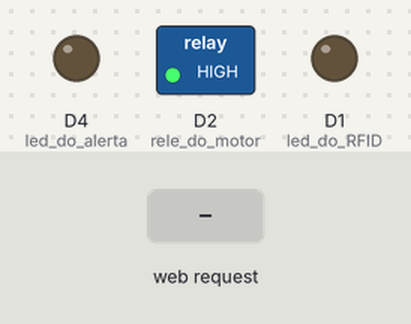
Bench run of a sketch on a simulated ESP8266 (NodeMCU). Parts: switched loads named in the sketch (green lamp = pin HIGH), output pins drawn as LEDs (lit = HIGH). Dashed ring = blinking. The test bench sets the inputs (shaded band). WiFi joins after 1.5 s; servers stay silent unless stated; what the sketch prints to the serial monitor is not drawn.

Above: at 2.7 s.
2.8 s: HTTP request GET /alerta received
At 3.2 s:
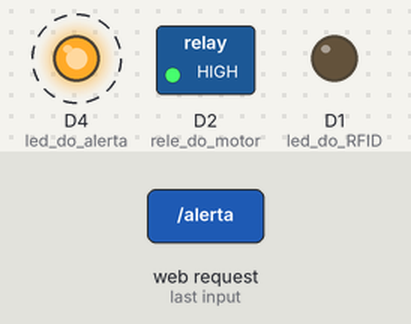
Timing chart, 0 to 13.3 s (numbered marks = the images above; inputs shaded):
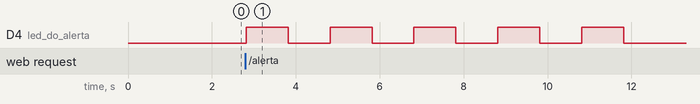

Measured:
- after the input at 2.8 s, D4 (led_do_alerta): alternates HIGH for 1.0 s and LOW for 1.0 s, starting at once

The sketch:

PostHttpClient.ino
```cpp
// ############# LIBRARIES ############### //
#include <SPI.h>
#include <MFRC522.h>
#include <ESP8266WiFi.h>
#include <ESP8266HTTPClient.h>

// ############# ARQUIVOS ############### //
#include "sendMSG.h"
//#include "RFID.h"

// ############# VARIABLES ############### //
#define RST_PIN    D3
#define SS_PIN     D8
#define LED        D1

//Criando o servidor web na porta 80
WiFiServer server(80);

MFRC522 mfrc522(SS_PIN, RST_PIN); // Create MFRC522 instance

//#define SERVER_IP "10.0.1.7:9080" // PC address with emulation on host
#define SERVER_IP "192.168.1.4"

#ifndef STASSID
#define STASSID "VIRUS666"
#define STAPSK  "33264672(!@#)"
#endif

void alert(){
  for(int i = 0; i < 5; i ++){
    digitalWrite(D4,HIGH);
    delay(1000);
    digitalWrite(D4,LOW);
    delay(1000);
  }
}

void setup() {
  Serial.begin(115200);
  SPI.begin();      // Inicia  SPI bus
  mfrc522.PCD_Init();   // Inicia MFRC522
  pinMode(LED_BUILTIN, OUTPUT);
  digitalWrite(LED_BUILTIN, HIGH);//inicia o led interno ligado
  pinMode(D1, OUTPUT);//led do RFID
  pinMode(D4, OUTPUT);//led do alerta
  digitalWrite(D4, LOW);//INICIA COM ELE LIGADO
  pinMode(D2, OUTPUT);//rele do motor
  digitalWrite(D2, HIGH);//INICIA COM ELE DESLIGADO

  Serial.println();
  Serial.println();
  Serial.println();

  WiFi.begin(STASSID, STAPSK);

  while (WiFi.status() != WL_CONNECTED) {
    delay(500);
    Serial.print(".");
  }
  Serial.println("");
  Serial.print("Connected! IP address: ");
  Serial.println(WiFi.localIP());

  //Iniciando SERVER
  server.begin();

  Serial.println("Aproxime o seu cartao do leitor...");
  Serial.println();
}

void loop() {
        webServer();


    // Procura por cartao RFID
      if ( ! mfrc522.PICC_IsNewCardPresent()){
        return;
      }
      // Seleciona o cartao RFID
      if ( ! mfrc522.PICC_ReadCardSerial())
      {
        return;
      }
      //Mostra UID na serial
      Serial.print("UID da tag :");
      String conteudo= "";
      byte letra;
      for (byte i = 0; i < mfrc522.uid.size; i++)
      {
         Serial.print(mfrc522.uid.uidByte[i] < 0x10 ? " 0" : " ");
         Serial.print(mfrc522.uid.uidByte[i], HEX);
         conteudo.concat(String(mfrc522.uid.uidByte[i] < 0x10 ? " 0" : " "));
         conteudo.concat(String(mfrc522.uid.uidByte[i], HEX));
      }
      Serial.println();
      Serial.print("Mensagem : ");
      conteudo.toUpperCase();
      //Serial.println(conteudo.substring(1));
      if (conteudo.substring(1) == "74 71 53 73" || "E2 BA E0 2E") //UID 1 - Cartao
      {
        Serial.println("Liberado !");
        Serial.println();
        digitalWrite(D1, HIGH);     // LIGA LED OU/ ativa rele, abre trava solenoide
        delay(5000);              // DELAY /espera 3 segundos
        digitalWrite(D1, LOW);  // DESlIGA LED OU /desativa rele, fecha  trava solenoide
      }


  sendMSG(conteudo.substring(1));
  delay(10000);


}

    void webServer(){
        //Verificando se o servidor esta pronto.
      WiFiClient client = server.available();
      if (!client) {
        return;
      }
        //Verificando se o servidor recebeu alguma requisicao
      while (!client.available()) {
        delay(1);
      }
        //Obtendo a requisicao vinda do browser
      String req = client.readStringUntil('\r');

      //Sugestao dada por Enrico Orlando
      if(req == "POST /favicon.ico HTTP/1.1"){
          req = client.readStringUntil('\r');
      }

      client.flush();

      //Iniciando o buffer que ira conter a pagina HTML que sera enviada para o browser.
  String buf = "";
  buf += "HTTP/1.1 200 OK\r\nContent-Type: text/html\r\n\r\n<!DOCTYPE HTML>\r\n<html>\r\n";
  buf += "<head> ";
  buf += "<meta charset='UTF-8'> ";
  buf += "<meta http-equiv='cache-control' content='max-age=0' /> ";
  buf += "<meta http-equiv='cache-control' content='no-cache' /> ";
  buf += "<meta http-equiv='expires' content='0' /> ";
  buf += "<meta http-equiv='expires' content='Tue, 01 Jan 1980 1:00:00 GMT' /> ";
  buf += "<meta http-equiv='pragma' content='no-cache' /> ";
  buf += "<title>Automa&ccedil;&atilde;o Residencial</title> ";
  buf += "<style> ";
  buf += "body{font-family:Open Sans; color:#555555;} ";
  buf += "h1{font-size:24px; font-weight:normal; margin:0.4em 0;} ";
  buf += ".container { width: 100%; margin: 0 auto; } ";
  buf += ".container .row { float: left; clear: both; width: 100%; } ";
  buf += ".container .col { float: left; margin: 0 0 1.2em; padding-right: 1.2em; padding-left: 1.2em; } ";
  buf += ".container .col.four, .container .col.twelve { width: 100%; } ";
  buf += "@media screen and (min-width: 767px) { ";
  buf += ".container{width: 100%; max-width: 1080px; margin: 0 auto;} ";
  buf += ".container .row{width:100%; float:left; clear:both;} ";
  buf += ".container .col{float: left; margin: 0 0 1em; padding-right: .5em; padding-left: .5em;} ";
  buf += ".container .col.four { width: 50%; } ";
  buf += ".container .col.tweleve { width: 100%; } ";
  buf += "} ";
  buf += "* {-moz-box-sizing: border-box; -webkit-box-sizing: border-box; box-sizing: border-box;} ";
  buf += "a{text-decoration:none;} ";
  buf += ".btn {font-size: 18px; white-space:nowrap; width:100%; padding:.8em 1.5em; font-family: Open Sans, Helvetica,Arial,sans-serif; ";
  buf += "line-height:18px; display: inline-block;zoom: 1; color: #fff; text-align: center; position:relative; ";
  buf += "-webkit-transition: border .25s linear, color .25s linear, background-color .25s linear; ";
  buf += "transition: border .25s linear, color .25s linear, background-color .25s linear;} ";
  buf += ".btn.btn-sea{background-color: #08bc9a; border-color: #08bc9a; -webkit-box-shadow: 0 3px 0 #088d74; box-shadow: 0 3px 0 #088d74;} ";
  buf += ".btn.btn-sea:hover{background-color:#01a183;} ";
  buf += ".btn.btn-sea:active{ top: 3px; outline: none; -webkit-box-shadow: none; box-shadow: none;} ";
  buf += "</style> ";
  buf += "</head> ";
  buf += "<body> ";
  buf += "<div class='container'> ";
  buf += "<div class='row'> ";
  buf += "<div class='col twelve'> ";
  buf += "<p align='center'><font size='10'>Controle de l&acirc;mpadas</font></p> ";
  buf += "</div> ";
  buf += "</div> ";
  buf += "<div class='row'> ";
  buf += "<div class='col four'> ";
  buf += "<a href='?f=on' class='btn btn-sea'>Ligar</a> ";
  buf += "</div> ";
  buf += "<div class='col four'> ";
  buf += "<a href='?f=off' class='btn btn-sea'>Desligar</a> ";
  buf += "</div> ";
  buf += "</div> ";
  buf += "<div class='col twelve'> ";
  buf += "</div> ";
  buf += "</div> ";
  buf += "</body> ";
  buf += "</html> ";

  //Enviando para o browser a 'pagina' criada.
  client.print(buf);
  client.flush();

       //Analisando a requisicao recebida para decidir se liga ou desliga a lampada
      if (req.indexOf("on") != -1){
        digitalWrite(D2, LOW);
        delay(5000);
         digitalWrite(D2, LOW);
      }
      if (req.indexOf("off") != -1){
        digitalWrite(D2, HIGH);
      }
      if(req.indexOf("alerta") != -1){
        Serial.println("ALERTA SEM EPI");
        alert();
        digitalWrite(D4, LOW);
        delay(500);
      }else{
        //Requisicao invalida!
        client.stop();
      }

}
```

sendMSG.h
```cpp
// ############# VARIABLES ############### //
//#define SERVER_IP "10.0.1.7:9080" // PC address with emulation on host
#define SERVER_IP "192.168.1.4"


void sendMSG(String cartao){
      if ((WiFi.status() == WL_CONNECTED)){

      WiFiClient client;
      HTTPClient http;

      Serial.print("[HTTP] begin...\n");
      // configure traged server and url
      http.begin(client, "http://" SERVER_IP ":3000/sensors"); //HTTP
      http.addHeader("Content-Type", "application/x-www-form-urlencoded");

      Serial.print("[HTTP] POST...\n");
      // start connection and send HTTP header and body
      String body = "id=7890&name=SENSORS&type=RFID&value="+cartao;
      int httpCode = http.POST(body);

      // httpCode will be negative on error
      if (httpCode > 0) {
        // HTTP header has been send and Server response header has been handled
        Serial.printf("[HTTP] POST... code: %d\n", httpCode);

        // file found at server
        if (httpCode == HTTP_CODE_OK) {
          const String& payload = http.getString();
          Serial.println("received payload:\n<<");
          Serial.println(payload);
          Serial.println(">>");
        }
      } else {
        Serial.printf("[HTTP] POST... failed, error: %s\n", http.errorToString(httpCode).c_str());
      }

      http.end();
    }
  }
```
